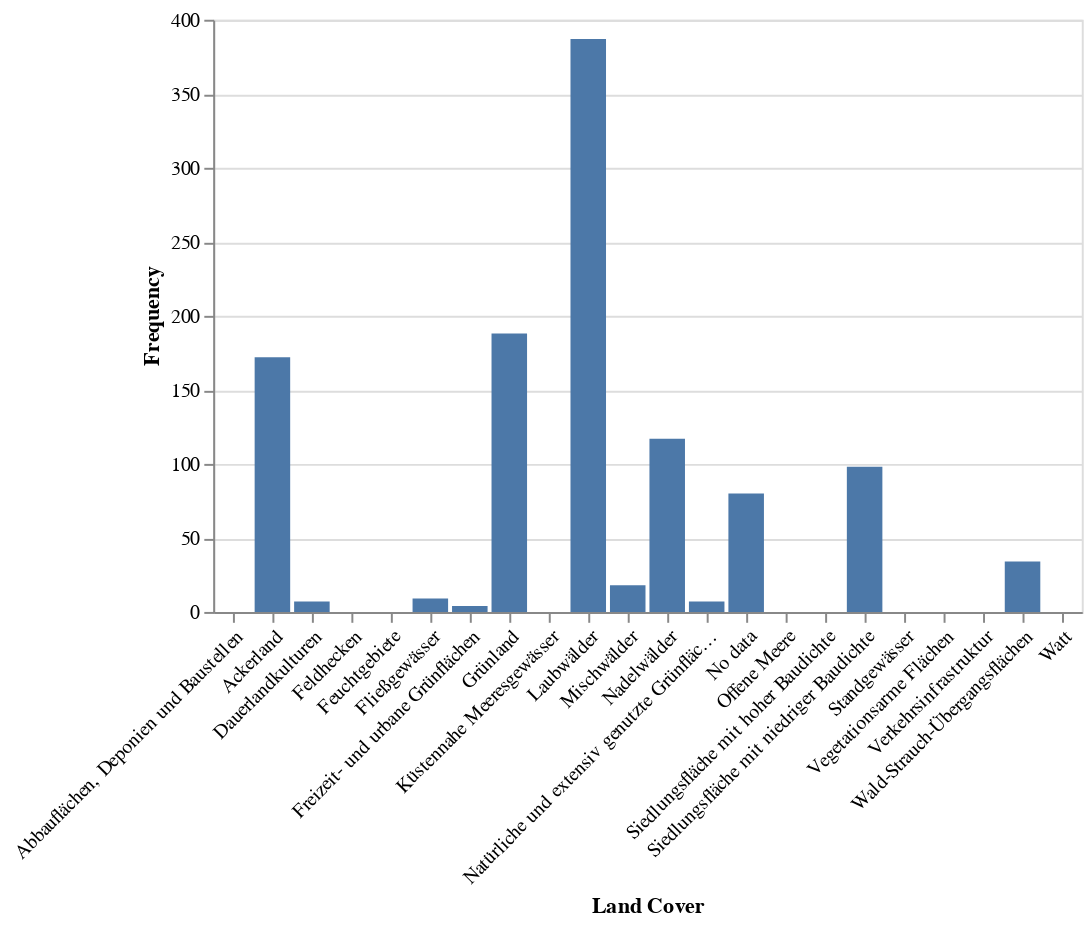

Notebook cell for this chart:
### Code cell
#Show the plot from Felis silvestris
alt.Chart.from_dict(plot_felis_silvestris.spec)

### Figure 1 — Vega-Lite specification as saved in the notebook (floating-point values rounded to 4 significant figures)
{"config": {"view": {"continuousWidth": 300, "continuousHeight": 300}}, "data": {"name": "data-75a739c38a5df652a439666261bca657"}, "mark": "bar", "encoding": {"x": {"axis": {"labelAngle": -45}, "field": "Land Cover", "type": "nominal"}, "y": {"field": "Frequency", "type": "quantitative"}}, "width": "container", "$schema": "https://vega.github.io/schema/vega-lite/v5.json", "datasets": {"data-75a739c38a5df652a439666261bca657": [{"Frequency": 0, "Land Cover": "Abbauflächen, Deponien und Baustellen"}, {"Frequency": 172, "Land Cover": "Ackerland"}, {"Frequency": 7, "Land Cover": "Dauerlandkulturen"}, {"Frequency": 0, "Land Cover": "Feldhecken"}, {"Frequency": 0, "Land Cover": "Feuchtgebiete"}, {"Frequency": 9, "Land Cover": "Fließgewässer"}, {"Frequency": 4, "Land Cover": "Freizeit- und urbane Grünflächen"}, {"Frequency": 188, "Land Cover": "Grünland"}, {"Frequency": 0, "Land Cover": "Küstennahe Meeresgewässer"}, {"Frequency": 387, "Land Cover": "Laubwälder"}, {"Frequency": 18, "Land Cover": "Mischwälder"}, {"Frequency": 117, "Land Cover": "Nadelwälder"}, {"Frequency": 7, "Land Cover": "Natürliche und extensiv genutzte Grünflächen"}, {"Frequency": 80, "Land Cover": "No data"}, {"Frequency": 0, "Land Cover": "Offene Meere"}, {"Frequency": 0, "Land Cover": "Siedlungsfläche mit hoher Baudichte"}, {"Frequency": 98, "Land Cover": "Siedlungsfläche mit niedriger Baudichte"}, {"Frequency": 0, "Land Cover": "Standgewässer"}, {"Frequency": 0, "Land Cover": "Vegetationsarme Flächen"}, {"Frequency": 0, "Land Cover": "Verkehrsinfrastruktur"}, {"Frequency": 34, "Land Cover": "Wald-Strauch-Übergangsflächen"}, {"Frequency": 0, "Land Cover": "Watt"}]}}
